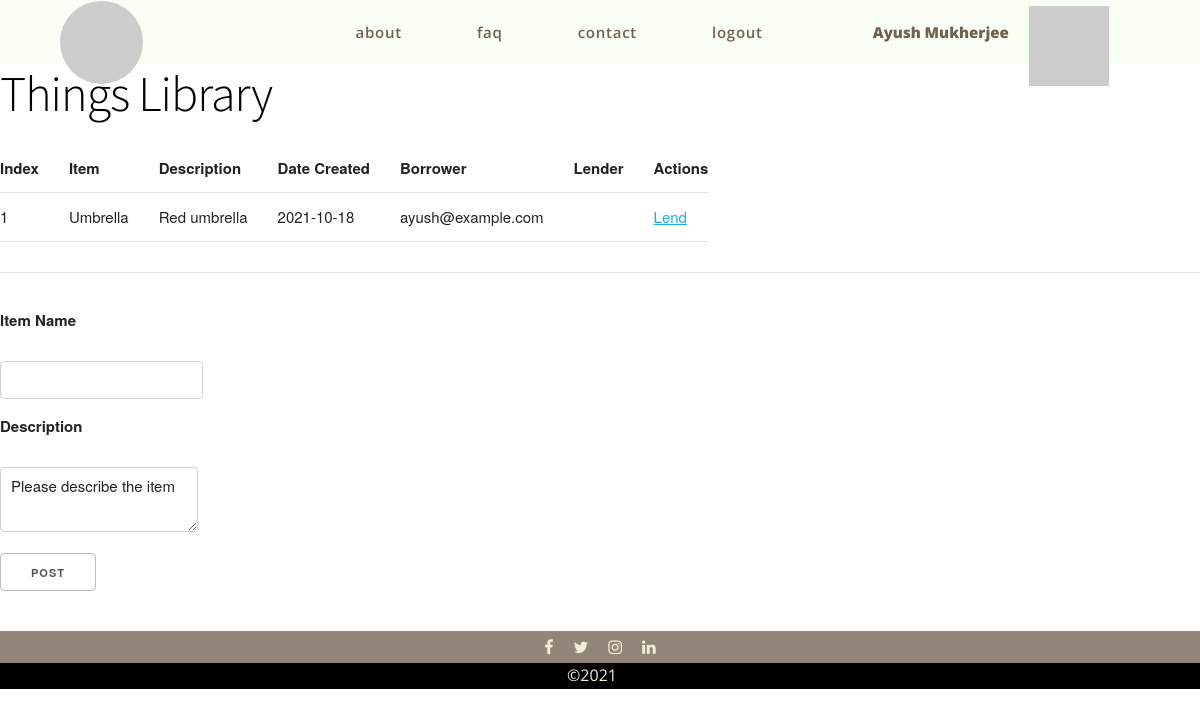
/library/ (signed in), run on the app's committed database.
### suslab/users/models.py (models this page shows)
class User(db.Model, UserMixin):
    __tablename__ = 'users'
    id = db.Column(db.Integer, primary_key=True)
    email = db.Column(db.String(128), unique=True)
    password = db.Column(db.String(32))
    name = db.Column(db.String(64))
    active = db.Column(db.Boolean())
    confirmed_at = db.Column(db.DateTime())
    roles = db.relationship('Role', secondary=roles_users,
                            backref=db.backref('users', lazy='dynamic'))

class LibraryUser(User):
    loan_date = db.Column(db.DateTime, default=db.func.current_timestamp())
    due_date = db.Column(db.DateTime, default=db.func.current_timestamp())

class ProductBase(db.Model):
    __abstract__ = True
    id = db.Column(db.Integer, primary_key=True)
    date_created = db.Column(db.DateTime, default=db.func.current_timestamp())
    date_modified = db.Column(db.DateTime, default=db.func.current_timestamp(),
                              onupdate=db.func.current_timestamp())

class Product(ProductBase):
    __tablename__ = 'products'
    name = db.Column(db.String(128), nullable=False)
    description = db.Column(db.String(512), nullable=False)
    borrower_id = db.Column(db.Integer, db.ForeignKey('borrowers.id'))
    lender_id = db.Column(db.Integer, db.ForeignKey('lenders.id'))

### suslab/library/controllers.py (the view, shortened to what this page needs)
@library.route('/', methods=['GET', 'POST'])
def index():
    Product, Borrower, _, db = _db_conn()
    form = ProductForm()
    items = Product.query.order_by(Product.date_created).all()
    return render_template('library/index.html', items=items)

### suslab/library/forms.py
class ProductForm(FlaskForm):
    item = StringField('Item Name', validators=[
                        InputRequired(message='You must provide an item name'),
                        Length(min=1, max=128, message='Length wrong'),
                      ])
    description = TextAreaField('Description',
                                validators=[
                                    InputRequired(
                                        message='You must provide an item description'
                                    ),
                                    Length(min=1, max=128, message='Length wrong')
                                ])

### suslab/__init__.py (called while the page is built)
@app.context_processor
def utility_processor():
    def user_avatar(user_name, category='croodles-neutral'):
        user_name_clean = '-'.join(user_name.split())
        return f'https://avatars.dicebear.com/api/{category}/{user_name_clean}.svg'
    return dict(user_avatar=user_avatar)

### suslab/library/controllers.py (called while the page is built)
def _db_conn():
    from suslab.users.models import Product, Borrower, Lender
    from suslab import db
    return Product, Borrower, Lender, db

### suslab/templates/library/index.html (shortened to what this page needs)
{% extends './base.html' %}
{% block body %}
<h1>Things Library</h1>
<table class="center">
    <tr>
        <th>Index</th>
        <th>Item</th>
        <th>Description</th>
        <th>Date Created</th>
        <th>Borrower</th>
        <th>Lender</th>
        <th>Actions</th>
    </tr>
    {% for item in items %}
        <tr>
            <td>{{ item.id }}</td>
            <td>{{ item.name }}</td>
            <td>{{ item.description }}</td>
            <td>{{ item.date_created.date() }}</td>
            <td>{{ item.borrower.user.email }}</td>
            <td>{%if item.lender %}{{ item.lender.user.email }}{% endif %}</td>
            <td>
                <a href="/library/lend/{{item.id}}">Lend</a>
            </td>
        </tr>
    {% endfor %}
</table>
<hr></hr>
{% if current_user.is_authenticated %}
    <div>
        <form action="/library/" method="POST">
            <label for="item">Item Name</label><br>
            <input type="text" name="item" id="item"><br>
            <label for="description">Description</label><br>
            <textarea name="description" id="description">Please describe the item</textarea><br>
            <input type="submit" value="Post">
        </form>
    </div>
{% endif %}
{% endblock %}

### suslab/templates/base.html (shortened to what this page needs)
<!doctype html>
<html class="no-js" lang="">
<head>
  <link rel="stylesheet" href="https://cdnjs.cloudflare.com/ajax/libs/font-awesome/4.7.0/css/font-awesome.min.css">
  <link rel="stylesheet" href="{{ url_for('static', filename='css/normalize.css') }}">
  <link rel="stylesheet" href="{{ url_for('static', filename='css/skeleton.css') }}">
  <link rel="stylesheet" href="{{ url_for('static', filename='css/base.css') }}">
</head>
<body>
  <nav class="navbar">
    <div class="home" id="home">
      <a href="/" class="logo">
        <img class="logo" id="logo" src="https://picsum.photos/200">
      </a>
    </div>
    <div class="nav-group flex-horizontal">
      {% if current_user.is_authenticated %}
      <div class="user-info flex-horizontal" id="user-info">
        <span class="username flex-text-item">{{ current_user.name }}</span>
        <div class="user-image" id="user-image"><img src={{ user_avatar(current_user.name|lower) }}></div>
      </div>
      {% endif %}
      <ul class="nav-group-list flex-group-list">
        <li class="nav-item flex-text-item"><a class="nav-item-link">about</a></li>
        <li class="nav-item flex-text-item"><a class="nav-item-link">faq</a></li>
        <li class="nav-item flex-text-item"><a class="nav-item-link" href="/contact">contact</a></li>
        {% if current_user.is_authenticated %}
        <li class="nav-item flex-text-item"><a href="/logout"class="nav-item-link">logout</a></li>
      </ul>
    </div>
        {% else %}
          <li class="nav-item flex-text-item"><a href="/login" class="nav-item-link">login</a></li>
          <li class="nav-item flex-text-item"><a href="/register" class="nav-item-link">signup</a></li>
          {% endif %}
  </nav>
  <div class="spacer"></div>
  {% block body %}{% endblock %}
  <section class="social-media flex-horizontal">
      <div class="social-media-icon facebook">
        <a href="https://www.facebook.com/suscom.apu" target="_blank" rel="noopener noreferrer" class="fa fa-facebook"></a>
      </div>
      <div class="social-media-icon twitter">
        <a href="https://twitter.com/ApuSuscom" target="_blank" rel="noopener noreferrer" class="fa fa-twitter"></a>
      </div>
      <div class="social-media-icon instagram">
        <a href="https://www.instagram.com/suscom_apu" target="_blank" rel="noopener noreferrer" class="fa fa-instagram"></a>
      </div>
      <div class="social-media-icon linkedin">
        <a href="https://www.linkedin.com/in/suscom-apu-511904211" target="_blank" rel="noopener noreferrer" class="fa fa-linkedin"></a>
      </div>
  </section>
  <footer>
    <ul class="flex-horizontal flex-group-list">
      <li class="footer-item flex-text-item">&#169;2021</li>
    </ul>
  </footer>
</body>
</html>

### suslab/static/css/skeleton.css (style rules this page uses)
html { font-size: 62.5%; }
body { font-size: 1.5em; line-height: 1.6; font-weight: 400; font-family: "Raleway", "HelveticaNeue", "Helvetica Neue", Helvetica, Arial, sans-serif; color: #222; }
h1, h2, h3, h4, h5, h6 { margin-top: 0; margin-bottom: 2rem; font-weight: 300; }
h1 { font-size: 4.0rem; line-height: 1.2; letter-spacing: -.1rem; }
@media (min-width: 550px) { h1 { font-size: 5.0rem; } }
a { color: #1EAEDB; }
.button, button, input[type="submit"], input[type="reset"], input[type="button"] { display: inline-block; height: 38px; padding: 0 30px; color: #555; text-align: center; font-size: 11px; font-weight: 600; line-height: 38px; letter-spacing: .1rem; text-transform: uppercase; text-decoration: none; white-space: nowrap; background-color: transparent; border-radius: 4px; border: 1px solid #bbb; cursor: pointer; box-sizing: border-box; }
input[type="email"], input[type="number"], input[type="search"], input[type="text"], input[type="tel"], input[type="url"], input[type="password"], textarea, select { height: 38px; padding: 6px 10px; background-color: #fff; border: 1px solid #D1D1D1; border-radius: 4px; box-shadow: none; box-sizing: border-box; }
input[type="email"], input[type="number"], input[type="search"], input[type="text"], input[type="tel"], input[type="url"], input[type="password"], textarea { -webkit-appearance: none; -moz-appearance: none; appearance: none; }
textarea { min-height: 65px; padding-top: 6px; padding-bottom: 6px; }
label, legend { display: block; margin-bottom: .5rem; font-weight: 600; }
ul { list-style: circle inside; }
ol, ul { padding-left: 0; margin-top: 0; }
li { margin-bottom: 1rem; }
th, td { padding: 12px 15px; text-align: left; border-bottom: 1px solid #E1E1E1; }
th:first-child, td:first-child { padding-left: 0; }
th:last-child, td:last-child { padding-right: 0; }
input, textarea, select, fieldset { margin-bottom: 1.5rem; }
pre, blockquote, dl, figure, table, p, ul, ol, form { margin-bottom: 2.5rem; }
hr { margin-top: 3rem; margin-bottom: 3.5rem; border-width: 0; border-top: 1px solid #E1E1E1; }

### data on the page
LibraryUser: name "Ayush Mukherjee"
Product: id "1", name "Umbrella", description "Red umbrella", date_created "2021-10-18", borrower.user.email "ayush@example.com"
